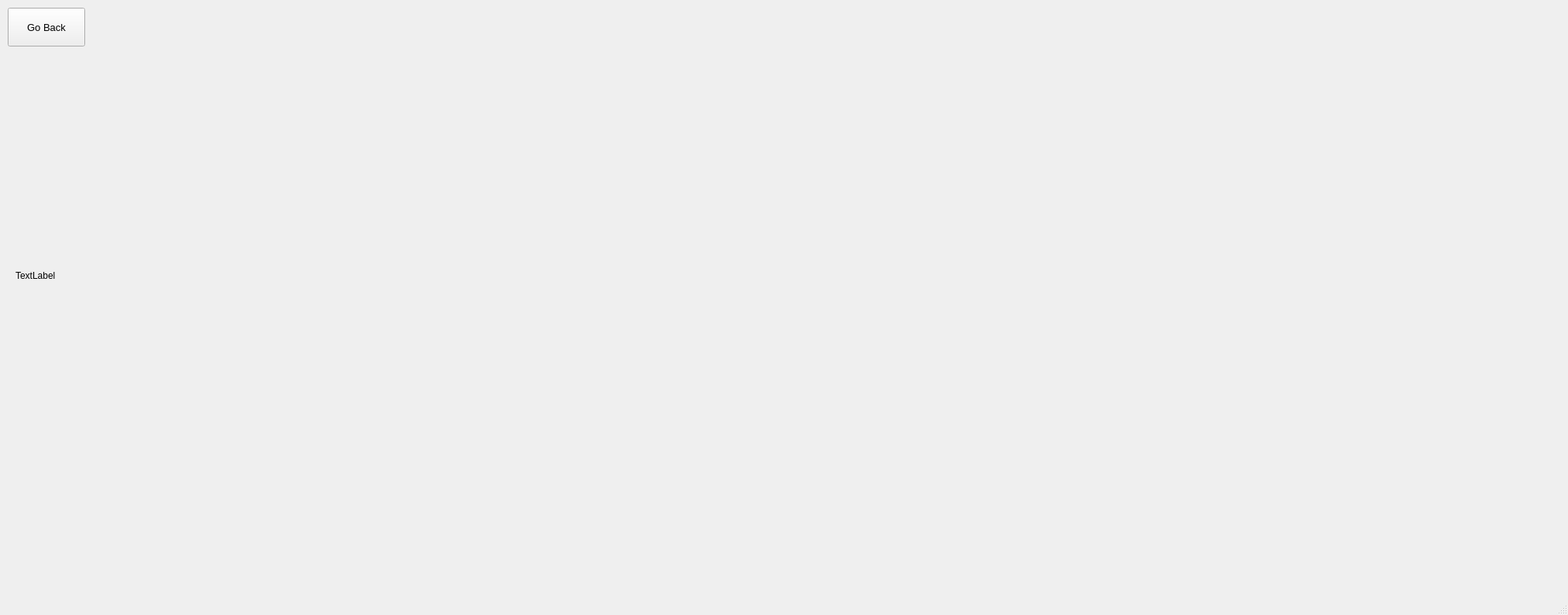
<?xml version="1.0" encoding="UTF-8"?>
<ui version="4.0">
 <class>MainWindow</class>
 <widget class="QMainWindow" name="MainWindow">
  <property name="geometry">
   <rect>
    <x>0</x>
    <y>0</y>
    <width>2026</width>
    <height>794</height>
   </rect>
  </property>
  <property name="windowTitle">
   <string>MainWindow</string>
  </property>
  <widget class="QWidget" name="centralwidget">
   <widget class="QToolButton" name="back_button">
    <property name="geometry">
     <rect>
      <x>10</x>
      <y>10</y>
      <width>100</width>
      <height>50</height>
     </rect>
    </property>
    <property name="font">
     <font>
      <pointsize>10</pointsize>
     </font>
    </property>
    <property name="text">
     <string>Go Back</string>
    </property>
   </widget>
   <widget class="QLabel" name="label">
    <property name="geometry">
     <rect>
      <x>20</x>
      <y>80</y>
      <width>1691</width>
      <height>551</height>
     </rect>
    </property>
    <property name="text">
     <string>TextLabel</string>
    </property>
   </widget>
  </widget>
  <widget class="QMenuBar" name="menubar">
   <property name="geometry">
    <rect>
     <x>0</x>
     <y>0</y>
     <width>2026</width>
     <height>26</height>
    </rect>
   </property>
  </widget>
  <widget class="QStatusBar" name="statusbar"/>
 </widget>
 <resources/>
 <connections/>
</ui>
